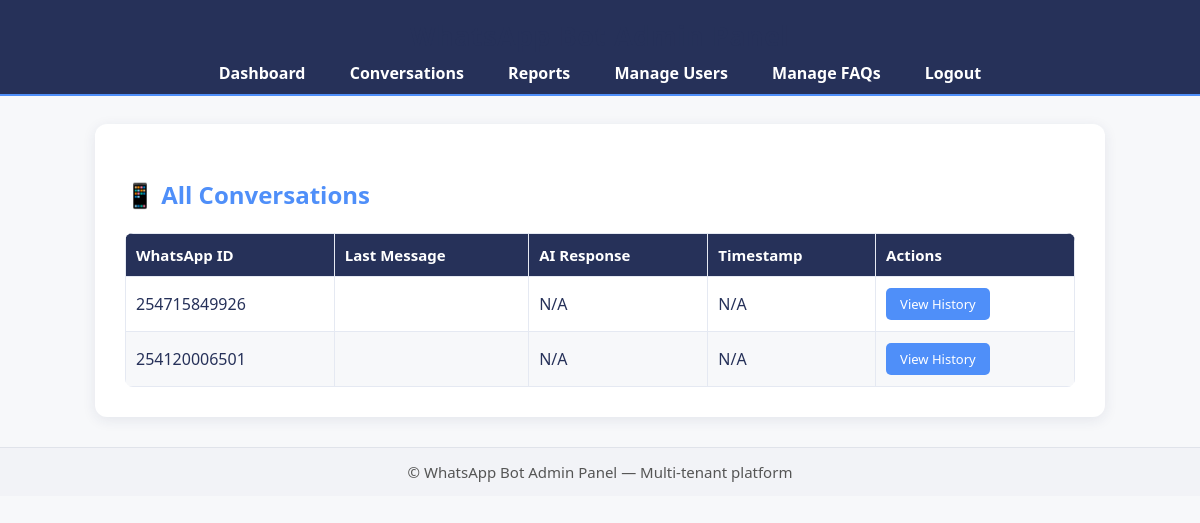
The app's page /all-conversations (signed in) with its own data.
### tables this page shows
CREATE TABLE conversations (
                    id INTEGER PRIMARY KEY AUTOINCREMENT,
                    wa_id TEXT NOT NULL,  -- FIXED: Changed from whatsapp_id to wa_id
                    tenant_id TEXT NOT NULL,
                    message_text TEXT NOT NULL,
                    response_text TEXT,
                    sender TEXT NOT NULL,  -- ADDED to match add_message() in CRUD
                    timestamp INTEGER NOT NULL, -- Use Unix timestamp
                    FOREIGN KEY (tenant_id) REFERENCES tenants(tenant_id)
                );

### routes/conversations.py (the view, shortened to what this page needs)
@conversations_bp.route('/all-conversations')
@login_required
def all_conversations():
    try:
        if current_user.role == 'super_admin':
            conversations = get_all_conversations()
        elif current_user.role == 'admin':
            tenant_id = getattr(current_user, 'tenant_id', None)
            conversations = get_all_conversations(tenant_id=tenant_id)
        else:
            conversations = []
        return render_template(
            'all_conversations.html',
            user_email=current_user.email,
            conversations=conversations,
            user_role=current_user.role
        )
    except Exception as e:
        logger.error(f"Error fetching conversations: {e}", exc_info=True)
        flash("Error loading conversations. Please try again later.", "danger")
        return render_template(
            'all_conversations.html',
            user_email=current_user.email,
            conversations=[],
            user_role=current_user.role
        )

### app.py (called while the page is built)
@app.context_processor
def inject_firebase_config():
    return {
        'FIREBASE_API_KEY': FIREBASE_API_KEY,
        'FIREBASE_AUTH_DOMAIN': FIREBASE_AUTH_DOMAIN,
        'FIREBASE_PROJECT_ID': FIREBASE_PROJECT_ID,
        'FIREBASE_STORAGE_BUCKET': FIREBASE_STORAGE_BUCKET,
        'FIREBASE_MESSAGING_SENDER_ID': FIREBASE_MESSAGING_SENDER_ID,
        'FIREBASE_APP_ID': FIREBASE_APP_ID,
        'FIREBASE_ENABLED': FIREBASE_ENABLED  # <-- Make available in all templates
    }

### auth.py (called while the page is built)
def load_user(uid):
    logger.debug(f"[LOGIN_DEBUG] load_user called with uid={uid}")
    if uid:
        user_data = get_user_by_uid(uid)
        logger.debug(f"[LOGIN_DEBUG] user_data loaded: {user_data}")
        if user_data:
            return User(user_data['uid'], user_data['email'], user_data['role'], user_data['tenant_id'])
        else:
            logger.warning(f"[LOGIN_DEBUG] No user found in DB with uid={uid}")
    else:
        logger.warning("[LOGIN_DEBUG] load_user called with None uid")
    return None

### db/db_connection.py (called while the page is built)
def get_db_connection():
    conn = None
    try:
        conn = sqlite3.connect(DATABASE_NAME)
        conn.row_factory = sqlite3.Row  # This allows access to columns by name
        conn.execute("PRAGMA foreign_keys = ON;")
        logger.debug(f"Successfully connected to database: {DATABASE_NAME}")
    except sqlite3.Error as e:
        logger.critical(f"Error connecting to database {DATABASE_NAME}: {e}")
        raise  # Re-raise the exception for the calling code to handle
    return conn

### db/users_crud.py (called while the page is built)
def get_user_by_uid(uid):
    conn = get_db_connection()
    try:
        cursor = conn.cursor()
        cursor.execute("SELECT * FROM users WHERE uid = ?", (uid,))
        row = cursor.fetchone()
        return dict(row) if row else None
    except sqlite3.Error as e:
        logger.error(f"Error fetching user by UID: {e}", exc_info=True)
        return None
    finally:
        conn.close()

### templates/all_conversations.html (shortened to what this page needs)
{% extends "base.html" %}
{% block body_content %}
<h2 class="page-title">📱 All Conversations</h2>
{% if conversations %}
    <table class="data-table">
        <thead>
            <tr>
                <th>WhatsApp ID</th>
                <th>Last Message</th>
                <th>AI Response</th>
                <th>Timestamp</th>
                <th>Actions</th>
            </tr>
        </thead>
        <tbody>
            {% for conv in conversations %}
                <tr>
                    <td>{{ conv.wa_id }}</td>
                    <td>{{ conv.last_message_text }}</td>
                    <td>{{ conv.ai_response if conv.ai_response else "N/A" }}</td>
                    <td>
                        {% if conv.last_timestamp %}
                            {{ moment(conv.last_timestamp).format('LLL') }}
                        {% else %}
                            N/A
                        {% endif %}
                    </td>
                    <td>
                        <a href="{{ url_for('conversations_routes.view_conversation', wa_id=conv.wa_id) }}" class="button-small">View History</a>
                    </td>
                </tr>
            {% endfor %}
        </tbody>
    </table>
{% else %}
    <p>No conversations found.</p>
{% endif %}
{% endblock %}

### static/css/main.css (style rules this page uses)
body { font-family: 'Segoe UI', Arial, sans-serif; background-color: #f7f8fa; color: #263159; margin: 0; padding: 0; }
h1, h2, h3 { color: #263159; margin-bottom: 22px; }
.page-title { font-size: 1.5rem; color: #4F8FF9; margin-bottom: 15px; }
.button, .button-small { display: inline-block; background-color: #4F8FF9; color: #fff; padding: 10px 20px; text-decoration: none; border-radius: 5px; transition: background 0.2s; font-size: 15px; border: none; cursor: pointer; font-weight: 500; }
.button-small { padding: 7px 14px; font-size: 13px; }
.data-table { width: 100%; border-collapse: collapse; margin-top: 22px; background: #fff; border-radius: 8px; overflow: hidden; }
.data-table th, .data-table td { border: 1px solid #e5e9f2; padding: 11px 10px; text-align: left; }
.data-table th { background-color: #263159; color: #fff; font-weight: 600; font-size: 15px; }
.data-table tr:nth-child(even) { background-color: #f7f8fa; }

### records on screen
conversations: wa_id "254715849926", ai_response "N/A"
conversations: wa_id "254120006501", ai_response "N/A"
